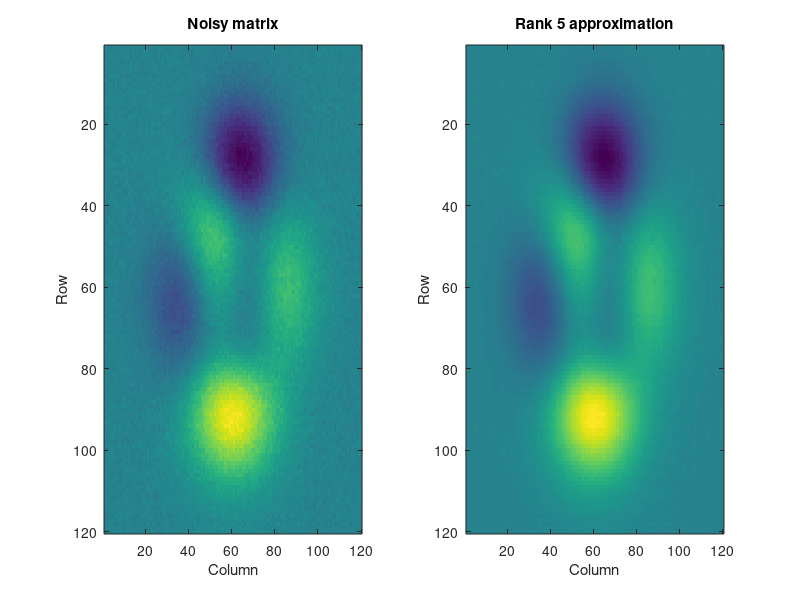

MATLAB code for this plot:
% How much of a noisy matrix do the first five singular values carry?
Z = peaks(120);
A = Z + 0.2*randn(size(Z));

[U, S, V] = svd(A);
s = diag(S);
r = 5;
Ar = U(:, 1:r) * S(1:r, 1:r) * V(:, 1:r)';

energy = cumsum(s.^2) / sum(s.^2);
fprintf('Rank %d keeps %.1f%% of the energy\n', r, 100*energy(r));
fprintf('Relative error: noisy %.3f, rank %d %.3f\n', norm(A - Z, 'fro')/norm(Z, 'fro'), r, norm(Ar - Z, 'fro')/norm(Z, 'fro'));

subplot(1, 2, 1);
imagesc([1 120], [1 120], A);
title('Noisy matrix');
xlabel('Column');
ylabel('Row');
subplot(1, 2, 2);
imagesc([1 120], [1 120], Ar);
title('Rank 5 approximation');
xlabel('Column');
ylabel('Row');
